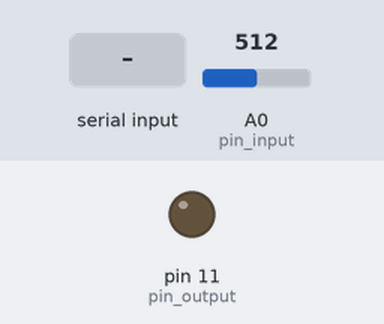
This sketch was run on a simulated Arduino Uno, built with avr-gcc and run on an emulated ATmega328P. Parts: output pins drawn as LEDs (lit = HIGH). The test bench sets the inputs (shaded band); at power-on: A0 (pin_input) = 512.

Above: at 1.3 s.
1.4 s: A0 (pin_input) set to 306
At 2.6 s:
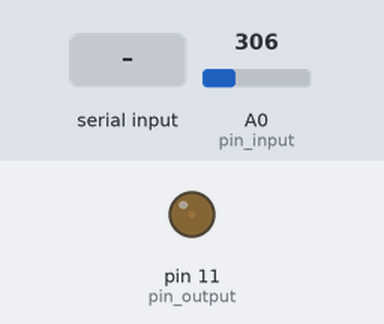
2.9 s: "90,45\n" received over Serial
At 3.9 s:
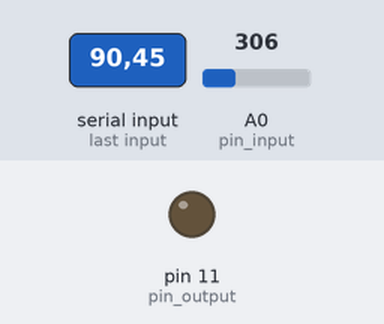
4.4 s: "30,150\n" received over the second serial link
At 5.0 s:
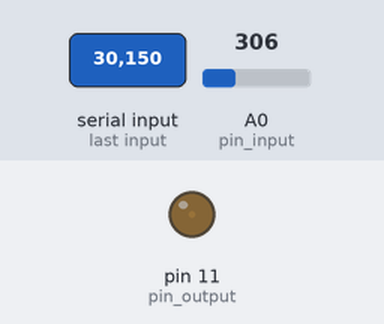
5.9 s: A0 (pin_input) set to 245
At 7.1 s:
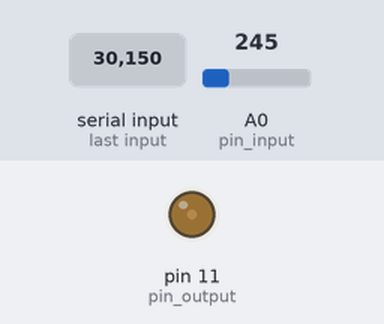
7.4 s: A0 (pin_input) set to 70
At 8.4 s:
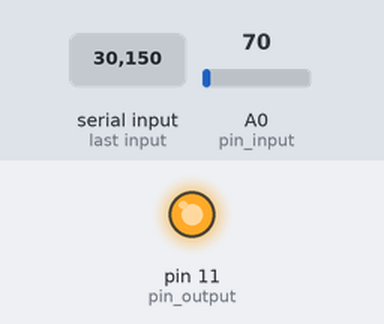
8.9 s: A0 (pin_input) set to 511
At 9.5 s:
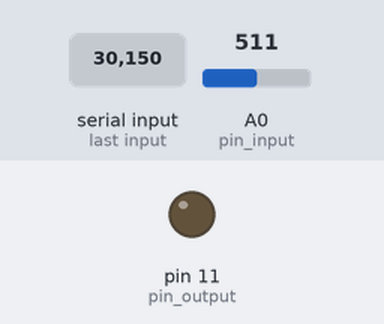
Timing chart, 0 to 11.4 s (numbered marks = the images above; inputs shaded):
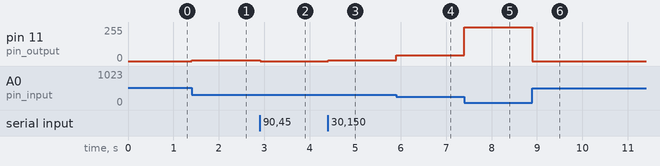

Measured:
- after the input at 1.4 s, pin 11 (pin_output): 0/255 → 7/255 at once
- after the input at 2.9 s, pin 11 (pin_output): 7/255 → 0/255 at once
- after the input at 4.4 s, pin 11 (pin_output): 0/255 → 7/255 at once
- after the input at 5.9 s, pin 11 (pin_output): 7/255 → 42/255 at once
- after the input at 7.4 s, pin 11 (pin_output): 42/255 → 255/255 at once
- after the input at 8.9 s, pin 11 (pin_output): 255/255 → 0/255 at once

The sketch:

Hover_Egg_Arduino.ino
```cpp
#include "pid.h"
#include "distance_GP2Y0A41SK.h"
#include <SoftwareSerial.h>

const int pin_output = 11;	// this pin is linked to the red colored wire of the schematic
const int pin_input = A0;	// this pin is linked to the black colored wire
const int bt_tx = 4;		// this pin is linked to the transmission pin on BT module
const int bt_rx = 2;		// this pin is linked to the recieving pin on BT module
double setPoint = 150;		// the desired point for the egg (30mm - 400mm)
double auxSetPoint = 150;	// the intermediate setpoint to get the damping effect on going down
double pid_offset = 60;		// the offset of the pid setpoint
double error = 0;			// we store the error in this variable
double sensorValue = 0;		// we store the value returned by the sensor
double distanceValue = 0;	// we store the value of the distance in miliseconds as returned by adc_distance
double outputValue = 0;		// the value we output for the process
PID control;				// PID related variable
int serialByte = 0;			// we store here the value recieved from the Serial in ASCII
char serialData[3];			// we store the value recieved from serial converted from ASCII
SoftwareSerial bluetooth(bt_tx, bt_rx); // this creates a Serial connection with the BT module
int buffer[20];

void serialSetpoint()
{
	//set the last char as \0 to use for checking purposes
	serialData[2] = '\0';

	// send data only when you receive data:
	if (Serial.available() > 0) {

		// read the incoming byte
		serialByte = Serial.read();

		// convert from ASCII to actual numbers
		switch (serialByte)
		{
		case 48:
			strcat(serialData, "0");
			break;
		case 49:
			strcat(serialData, "1");
			break;
		case 50:
			strcat(serialData, "2");
			break;
		case 51:
			strcat(serialData, "3");
			break;
		case 52:
			strcat(serialData, "4");
			break;
		case 53:
			strcat(serialData, "5");
			break;
		case 54:
			strcat(serialData, "6");
			break;
		case 55:
			strcat(serialData, "7");
			break;
		case 56:
			strcat(serialData, "8");
			break;
		case 57:
			strcat(serialData, "9");
			break;

		default:
			// do nothing
			break;
		}

	}

	// set our point only if the last char is number
	if (serialData[2] != '\0'){
		setPoint = atoi(serialData);

		// zeroize the error as it's no longer good
		pid_zeroize(&control);

		// reset variables used for serial
		strcpy(serialData, "");
		serialData[2] = '\0';
	}

	// flush serial
	Serial.flush();
}

void bluetoothSetpoint()
{
		//set the last char as \0 to use for checking purposes
		serialData[2] = '\0';

		// send data only when you receive data:
		if (bluetooth.available() > 0) {

			// read the incoming byte
			serialByte = bluetooth.read();

			// convert from ASCII to actual numbers
			switch (serialByte)
			{
			case 48:
				strcat(serialData, "0");
				break;
			case 49:
				strcat(serialData, "1");
				break;
			case 50:
				strcat(serialData, "2");
				break;
			case 51:
				strcat(serialData, "3");
				break;
			case 52:
				strcat(serialData, "4");
				break;
			case 53:
				strcat(serialData, "5");
				break;
			case 54:
				strcat(serialData, "6");
				break;
			case 55:
				strcat(serialData, "7");
				break;
			case 56:
				strcat(serialData, "8");
				break;
			case 57:
				strcat(serialData, "9");
				break;

			default:
				// do nothing
				break;
			}
		}

		// set our point only if the last char is number
		if (serialData[2] != '\0'){
			setPoint = atoi(serialData);

			// zeroize the error as it's no longer good
			pid_zeroize(&control);

			// reset variables used for serial
			strcpy(serialData, "");
			serialData[2] = '\0';
		}
}

void plot(int data1, int data2, int data3, int data4)
{
	int pktSize;

	buffer[0] = 0xCDAB;             //SimPlot packet header. Indicates start of data packet
	buffer[1] = 4 * sizeof(int);      //Size of data in bytes. Does not include the header and size fields
	buffer[2] = data1;
	buffer[3] = data2;
	buffer[4] = data3;
	buffer[5] = data4;

	pktSize = 2 + 2 + (4 * sizeof(int)); //Header bytes + size field bytes + data

	//IMPORTANT: Change to serial port that is connected to PC
	Serial.write((uint8_t *)buffer, pktSize);
}

void setup()
{
	// initialise serial port
	Serial.begin(9600);

	// initialise BT port
	bluetooth.begin(115200);
	bluetooth.print("$$$");
	delay(100);
	bluetooth.println("U,9600,N");
	bluetooth.begin(9600);

	/***************************************************/
	// manual tuning for PID on milimeters
	control.derivative_gain = 2.5;
	control.integral_gain = 0.4;
	control.proportional_gain = 1.4;
	control.windup_guard = 1;
}

void loop()
{
	// read the value from the sensor
	sensorValue = analogRead(pin_input);

	// convert the value from adc to milimeters
	distanceValue = getDistanceMilimeter(sensorValue);

	// damping effect on going down
	if (setPoint > auxSetPoint){
		auxSetPoint++;
	}
	else {
		// set the setpoint straight on going up
		auxSetPoint = setPoint;
	}

	// calculate the error based on distance
	error = (distanceValue - auxSetPoint) + pid_offset;

	// plot function for simplot
	//plot(distanceValue, setPoint, 0, 0);

	// send the error and calculate the PID
	pid_update(&control, error, 0.1);

	// enjoy
	analogWrite(pin_output, control.control); // from 0 to 255

	// check for serial setpoint
	serialSetpoint();
	bluetoothSetpoint();
}
```

distance_GP2Y0A41SK.c
```cpp
#include "distance_GP2Y0A41SK.h"

// Ported to C from C++ from
// Arduino library for distance sensors
// Copyright 2011-2013 Jeroen Doggen (jeroendoggen@gmail.com)
// by Alexandru Paval 2014 (lexmazter@gmail.com)

/// getDistanceCentimeter(): Returns the distance in centimeters: between 4-36cm (3 & 37 are boundary values)
int getDistanceCentimeter(int adcValue)
{
	if (adcValue > 600)                             // lower boundary: 4 cm (3 cm means under the boundary)
	{
		return (3);
	}

	if (adcValue < 80)                             //upper boundary: 36 cm (returning 37 means over the boundary)
	{
		return (37);
	}

	else
	{
		return (1 / (0.000413153 * adcValue - 0.0055266887));
	}
}

/// getDistanceMilimeter(): Returns the distance in milimeters, between 40 - 360 mm (3 & 37 are boundary values)
int getDistanceMilimeter(int adcValue)
{
	if (adcValue > 600)                             // lower boundary: 40 mm (30 mm means under the boundary)
	{
		return (30);
	}

	if (adcValue < 80)                             //upper boundary: 360 mm (returning 370 means over the boundary)
	{
		return (370);
	}

	else
	{
		return (11.5 / (0.000413153 * adcValue - 0.0055266887));
	}
}
```

distance_GP2Y0A41SK.h
```cpp
#ifdef __cplusplus
extern "C"{
#endif

// Ported to C from C++ from
// Arduino library for distance sensors
// Copyright 2011-2013 Jeroen Doggen (jeroendoggen@gmail.com)
// by Alexandru Paval 2014 (lexmazter@gmail.com)

/*
* This function will return the distance read from the sensor in centimeters
*/
int getDistanceCentimeter(int adcValue);
/*
* This function will return the distance read from the sensor in milimeters
*/
int getDistanceMilimeter(int adcValue);

#ifdef __cplusplus
} // extern "C"
#endif
```

pid.c
```cpp
#include "pid.h"

void pid_zeroize(PID* pid)
{
	// set prev and integrated error to zero - use when dynamically changing setpoints
	pid->prev_error = 0;
	pid->int_error = 0;
}

void pid_update(PID* pid, double curr_error, double dt)
{
	double diff;
	double p_term;
	double i_term;
	double d_term;

	// integration with windup guarding
	pid->int_error += (curr_error * dt);
	if (pid->int_error < -(pid->windup_guard))
	{
		pid->int_error = -(pid->windup_guard);
	}
	else
	{
		if (pid->int_error > pid->windup_guard)
		{
			pid->int_error = pid->windup_guard;
		}
	}

	// differentiation
	diff = ((curr_error - pid->prev_error) / dt);

	// scaling
	p_term = (pid->proportional_gain * curr_error);
	i_term = (pid->integral_gain     * pid->int_error);
	// set maximum and minimun value for integrator
	if (i_term > OUTMAX) i_term = OUTMAX;
	else if (i_term < OUTMIN) i_term = OUTMIN;

	d_term = (pid->derivative_gain   * diff);

	// summation of terms
	pid->control = p_term + i_term + d_term;
	//set maximum and minimum value for output (control)
	if (pid->control > OUTMAX) pid->control = OUTMAX;
	else if (pid->control < OUTMIN) pid->control = OUTMIN;

	// save current error as previous error for next iteration
	pid->prev_error = curr_error;
}
```

pid.h
```cpp
// pid.h
#ifdef __cplusplus
extern "C"{
#endif

	#define OUTMAX 255
	#define OUTMIN 0

	typedef struct _PID
	{
		double windup_guard;
		double proportional_gain;
		double integral_gain;
		double derivative_gain;
		double prev_error;
		double int_error;
		double control;
	}PID;
	// struct that contains all the variables needed for PID implementation

	void pid_zeroize(PID* pid);
	// set prev and integrated error to zero - use when dynamically changing setpoints

	void pid_update(PID* pid, double curr_error, double dt);
	// actual implementation of the PID with windup guard

#ifdef __cplusplus
} // extern "C"
#endif
```
